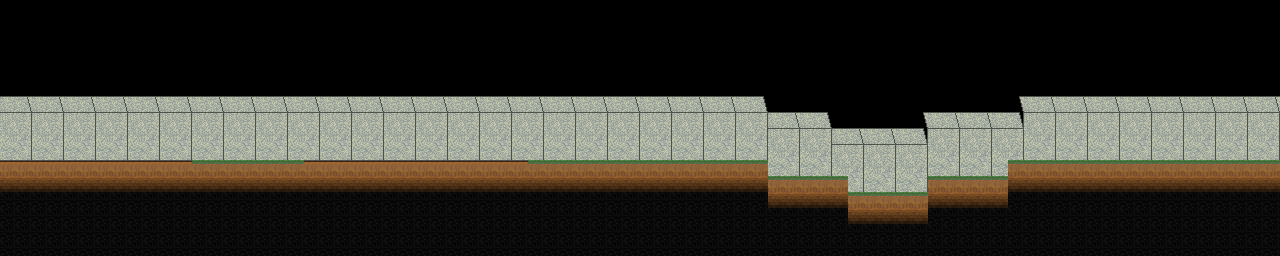

Tiled map render using the project's own tile images. Description and the map definition, with tile-layer contents summarised, below:
An orthogonal 80x16 tile map with 16x16 px tiles, 2 tile layers (Wall, Terrain Tiles), 2 tilesets and 3 objects.

<map version="1.0" orientation="orthogonal" renderorder="right-up" width="80" height="16" tilewidth="16" tileheight="16">
 <properties>
  <property name="unity:scale" value=".0625" />
 </properties>
 <tileset firstgid="1" name="Tileset" tilewidth="16" tileheight="16">
  <image source="Tileset.png" width="64" height="128" />
  <tile id="0">
   <objectgroup draworder="index">
    <object x="0" y="0" width="16" height="16" />
   </objectgroup>
  </tile>
  <tile id="1">
   <objectgroup draworder="index">
    <object x="0" y="0" width="16" height="16" />
   </objectgroup>
  </tile>
  <tile id="3">
   <objectgroup draworder="index">
    <object x="0" y="0" width="16" height="16" />
   </objectgroup>
  </tile>
 </tileset>
 <tileset firstgid="33" name="Wall" tilewidth="32" tileheight="64">
  <image source="WallTileset.png" width="128" height="64" />
 </tileset>
 <layer name="Wall" width="80" height="16">
  <data>[1280 cells, 42 non-empty, 3 distinct tile ids]</data>
 </layer>
 <layer name="Terrain Tiles" width="80" height="16">
  <data>[1280 cells, 460 non-empty, 4 distinct tile ids]</data>
 </layer>
 <objectgroup name="hidden" />
</map>